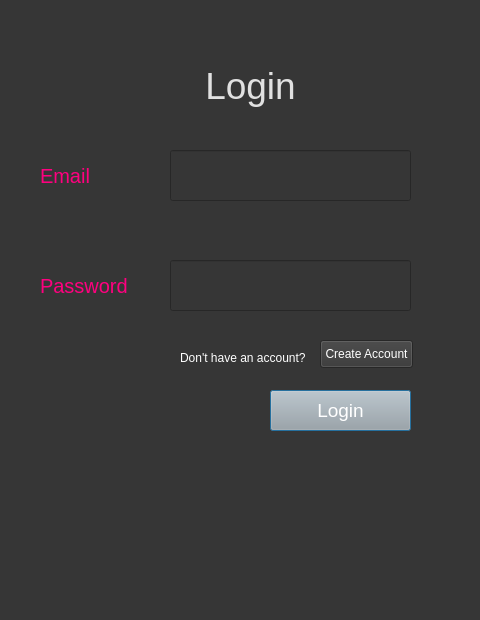
<?xml version="1.0" encoding="UTF-8"?>
<ui version="4.0">
 <class>Dialog</class>
 <widget class="QDialog" name="Dialog">
  <property name="geometry">
   <rect>
    <x>0</x>
    <y>0</y>
    <width>480</width>
    <height>620</height>
   </rect>
  </property>
  <property name="windowTitle">
   <string>Dialog</string>
  </property>
  <property name="styleSheet">
   <string notr="true">background-color: rgb(54, 54, 54);</string>
  </property>
  <widget class="QLabel" name="label">
   <property name="geometry">
    <rect>
     <x>190</x>
     <y>50</y>
     <width>121</width>
     <height>71</height>
    </rect>
   </property>
   <property name="styleSheet">
    <string notr="true">color:rgb(225, 225, 225); font-size:28pt;</string>
   </property>
   <property name="text">
    <string>Login</string>
   </property>
   <property name="alignment">
    <set>Qt::AlignCenter</set>
   </property>
  </widget>
  <widget class="QLabel" name="label_2">
   <property name="geometry">
    <rect>
     <x>40</x>
     <y>160</y>
     <width>101</width>
     <height>31</height>
    </rect>
   </property>
   <property name="styleSheet">
    <string notr="true">font-size:15pt; color:rgb(255, 0, 127)</string>
   </property>
   <property name="text">
    <string>Email</string>
   </property>
  </widget>
  <widget class="QLineEdit" name="email">
   <property name="geometry">
    <rect>
     <x>170</x>
     <y>150</y>
     <width>241</width>
     <height>51</height>
    </rect>
   </property>
   <property name="styleSheet">
    <string notr="true">font-size:14pt; color:rgb(243, 243, 243)</string>
   </property>
  </widget>
  <widget class="QLineEdit" name="password">
   <property name="geometry">
    <rect>
     <x>170</x>
     <y>260</y>
     <width>241</width>
     <height>51</height>
    </rect>
   </property>
   <property name="styleSheet">
    <string notr="true">font-size:14pt; color:rgb(243, 243, 243)</string>
   </property>
   <property name="text">
    <string/>
   </property>
  </widget>
  <widget class="QLabel" name="label_3">
   <property name="geometry">
    <rect>
     <x>40</x>
     <y>270</y>
     <width>111</width>
     <height>31</height>
    </rect>
   </property>
   <property name="styleSheet">
    <string notr="true">font-size:15pt; color:rgb(255, 0, 127)</string>
   </property>
   <property name="text">
    <string>Password</string>
   </property>
  </widget>
  <widget class="QPushButton" name="loginbutton">
   <property name="geometry">
    <rect>
     <x>270</x>
     <y>390</y>
     <width>141</width>
     <height>41</height>
    </rect>
   </property>
   <property name="styleSheet">
    <string notr="true">background-color: rgb(167, 168, 167); font-size:14pt; color:rgb(255, 255, 255)</string>
   </property>
   <property name="text">
    <string>Login</string>
   </property>
  </widget>
  <widget class="QLabel" name="label_4">
   <property name="geometry">
    <rect>
     <x>180</x>
     <y>350</y>
     <width>131</width>
     <height>16</height>
    </rect>
   </property>
   <property name="styleSheet">
    <string notr="true">color:rgb(255, 255, 255)</string>
   </property>
   <property name="text">
    <string>Don't have an account?</string>
   </property>
  </widget>
  <widget class="QPushButton" name="createaccbutton">
   <property name="geometry">
    <rect>
     <x>320</x>
     <y>340</y>
     <width>93</width>
     <height>28</height>
    </rect>
   </property>
   <property name="styleSheet">
    <string notr="true">color:rgb(255, 255, 255)</string>
   </property>
   <property name="text">
    <string>Create Account</string>
   </property>
  </widget>
 </widget>
 <resources/>
 <connections/>
</ui>
